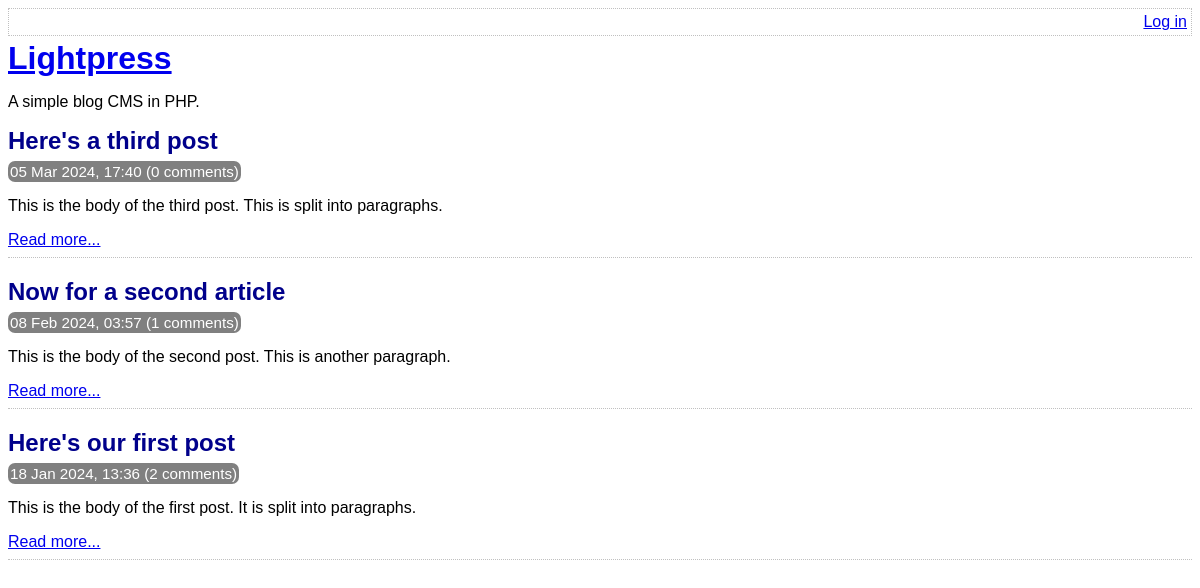
Before: / with the older database file.
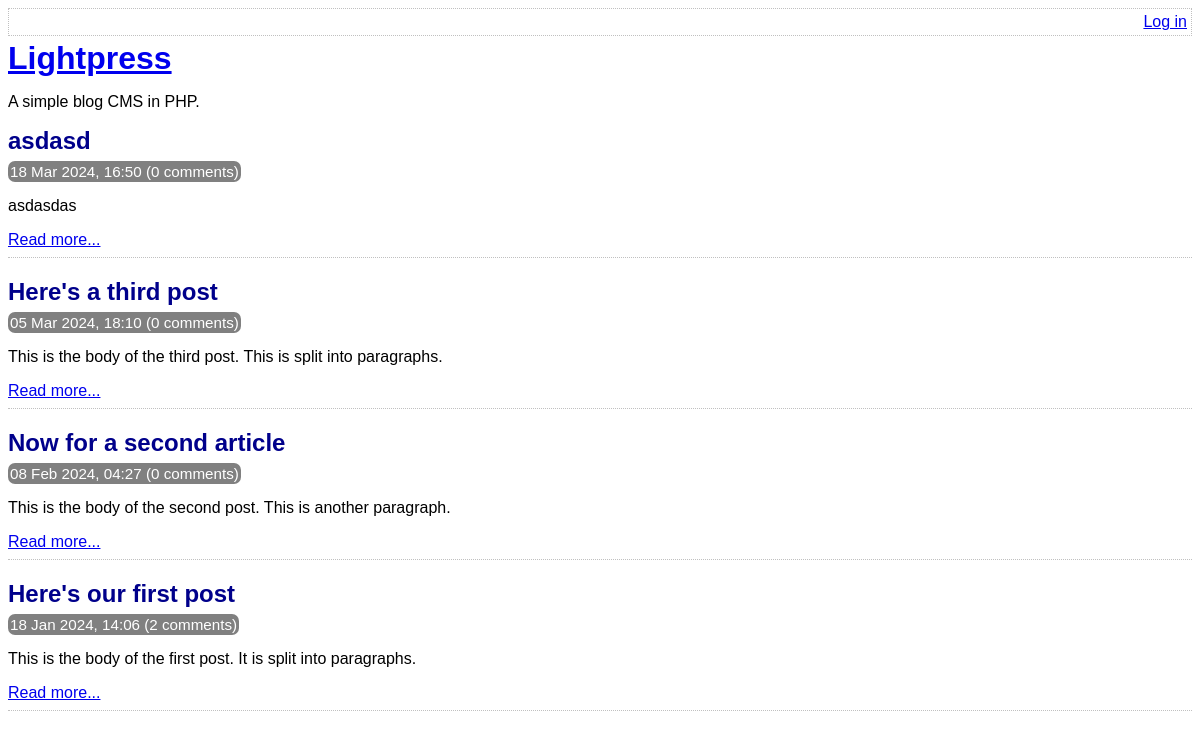
After: the same page with the newer database file.
### tables this page shows
CREATE TABLE post (
	id INTEGER PRIMARY KEY AUTOINCREMENT NOT NULL,
	title VARCHAR NOT NULL,
	body VARCHAR NOT NULL,
	user_id INTEGER NOT NULL,
	created_at VARCHAR NOT NULL,
	updated_at VARCHAR,
	FOREIGN KEY (user_id) REFERENCES user(id)
);

### lib/common.php (called while the page is built, shortened)
<?php
function htmlEscape($html)
{
    return htmlspecialchars($html, ENT_HTML5, 'UTF-8');
}
function convertSqlDate($sqlDate)
{
    $date = DateTime::createFromFormat('Y-m-d H:i:s', $sqlDate);
    return $date->format('d M Y, H:i');
}
function countCommentsForPost(PDO $pdo, $postId)
{
    $sql = "
        SELECT
            COUNT(*) c
        FROM
            comment
        WHERE
            post_id = :post_id
    ";
    $stmt = $pdo->prepare($sql);
    $stmt->execute(
        array('post_id' => $postId, )
    );
    return (int) $stmt->fetchColumn();
}

### index.php (the view, shortened to what this page needs)
<?php
require_once 'lib/common.php';
$pdo = getPDO();
$stmt = $pdo->query(
    'SELECT
        id, title, created_at, body
    FROM
        post
    ORDER BY
        created_at DESC'
);
?>
<!DOCTYPE html>
<html>
    <head>
        <?php require 'templates/head.php' ?>
    </head>
    <body>
        <?php require 'templates/title.php' ?>
        <div class="post-list">
            <?php while ($row = $stmt->fetch(PDO::FETCH_ASSOC)): ?>
                <div class="post-synopsis">
                    <h2>
                        <?php echo htmlEscape($row['title']) ?>
                    </h2>
                    <div class="meta">
                        <?php echo convertSqlDate($row['created_at']) ?>
                        (<?php echo countCommentsForPost($pdo, $row['id']) ?> comments)
                    </div>
                    <p>
                        <?php echo htmlEscape($row['body']) ?>
                    </p>
                    <div class="read-more">
                        <a
                            href="view-post.php?post_id=<?php echo $row['id'] ?>"
                        >Read more...</a>
                    </div>
                </div>
            <?php endwhile ?>
        </div>
    </body>
</html>

Changed rows visible on the page:
added post: title "asdasd", created_at "18 Mar 2024, 16:50", id "0", body "asdasdas"
changed post "Here's a third post": created_at "05 Mar 2024, 17:40" → "05 Mar 2024, 18:10"
changed post "Now for a second article": created_at "08 Feb 2024, 03:57" → "08 Feb 2024, 04:27"; id "1" → "0"
changed post "Here's our first post": created_at "18 Jan 2024, 13:36" → "18 Jan 2024, 14:06"
